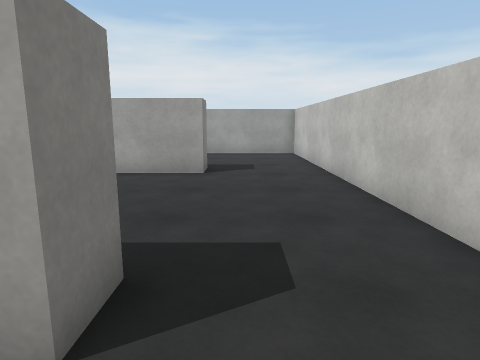
[1] (above)

16 first-person views from a walk through a Unity game level. The camera is 1.3 m above the floor, tilts 10° down and sees 75° across. The floor is counted in squares, 1 m on a side. Each view is taken from the middle of a square. On the plan, view 1 faces up. The plan holds only what a view shows up to about 14 squares ahead; the rest is blank. Surface patterns are stand-ins for the level's own textures.

[2]
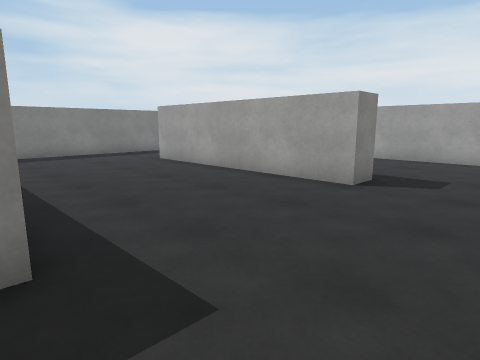

[3]
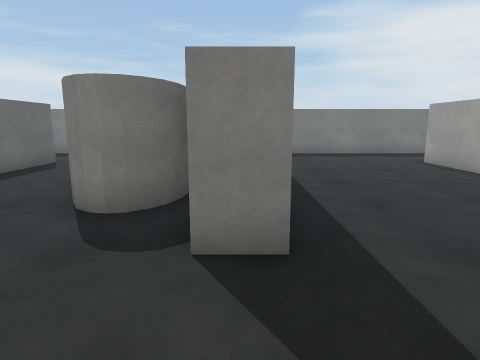

[4]
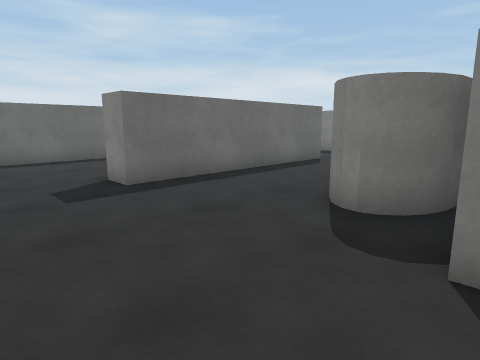

[5]
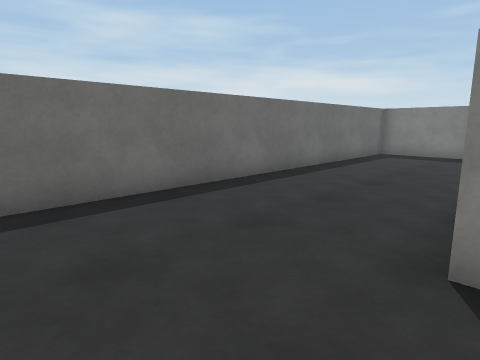

[6]
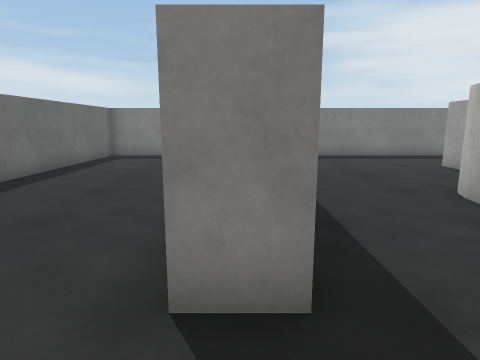

[7]
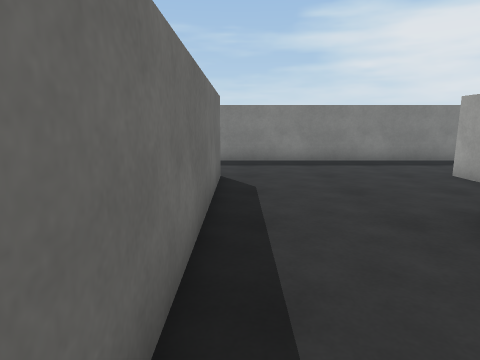

[8]
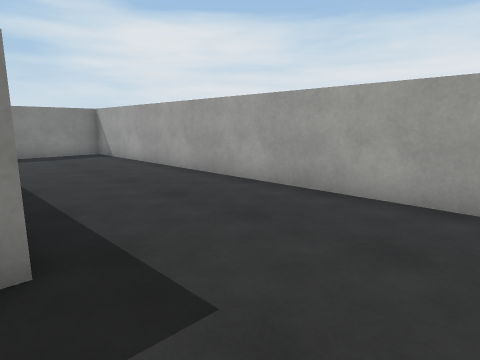

[9]
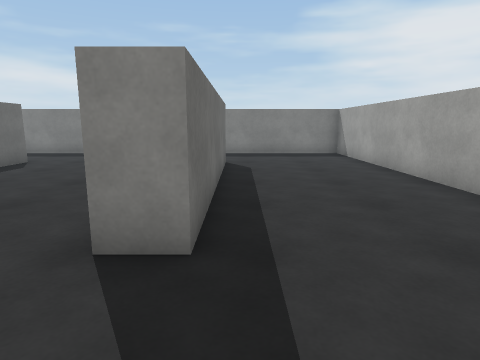

[10]
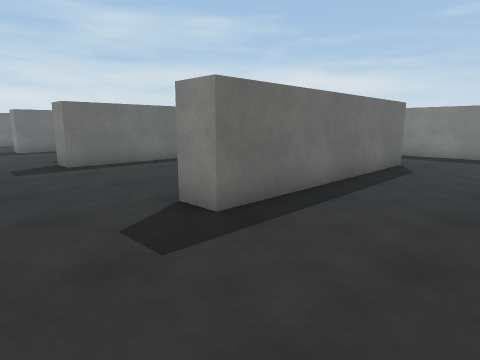

[11]
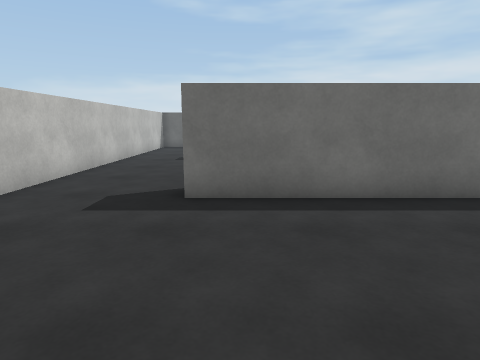

[12]
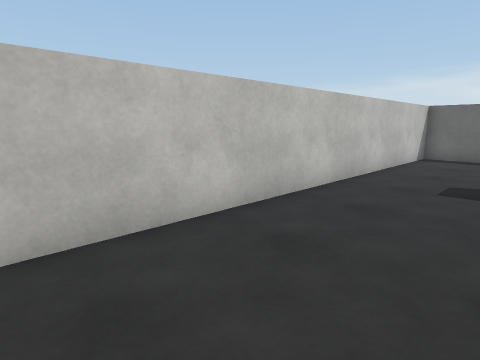

[13]
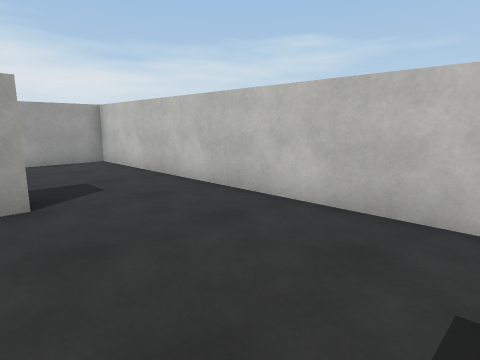

[14]
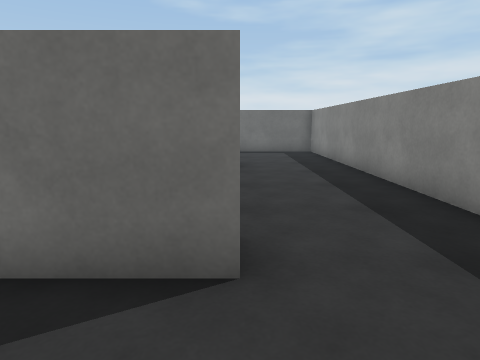

[15]
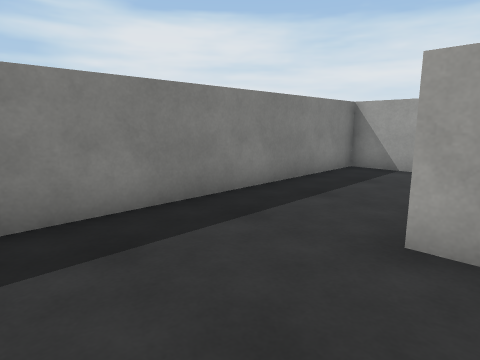

[16]
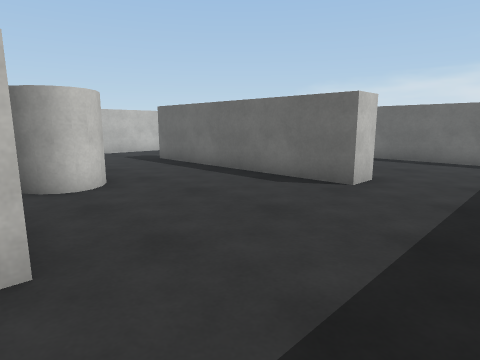

### Floor plan
Points are (right, up) in squares from view 1. A wall is a line through its corners. A room is listed if a view was taken in it or the views show most of it. See-through windows are left out.
Room 1 (views 1, 2, 3, 4, 5, 6, 7, 8, 9, 10, 11, 12, 13, 14, 15, 16)
walls: (-3.3, 0.9) (-2.6, 0.5) (-2.5, -0.2); (-2.9, 0.7) (-2.5, 0.2); (-5.5, -0.1) (-5.4, 0.5) (-4.9, 0.8); (-8, 1.5) (-9, 1.5); (-2.5, 0) (-2.6, -0.5); (-4.5, -0.9) (-4.9, -0.8); (-9, 2.5) (-1, 2.5) (-1, 1.4); (-2.6, -0.3) (-2.8, -0.6) (-3.2, -0.8); (-4, -1) (-4.7, -0.9) (-5.3, -0.6); (-9.1, 9.5) (-1, 9.5) (-1, 8.5) (-9, 8.5); (-9, -5.6) (-9, -4.5) (-1, -4.5) (-1, -5.5); (-12.5, 14.5) (-12.5, -10.5) (2.5, -10.5) (2.5, 14.5) (-12.5, 14.5)

Positions as (right, up) in squares from view 1, and headings:
1: (0, 0), facing up
2: (2, 2), facing up-left
3: (2, 2), facing left
4: (2, 2), facing down-left
5: (2, -5), facing down-left
6: (1, -5), facing left
7: (-1, -4), facing left
8: (2, 9), facing up-left
9: (2, 10), facing left
10: (2, 13), facing down-left
11: (-2, 8), facing down
12: (-1, 3), facing down-right
13: (-2, 3), facing up-right
14: (-9, 5), facing down
15: (-8, 5), facing up-left
16: (-12, 2), facing down-right
